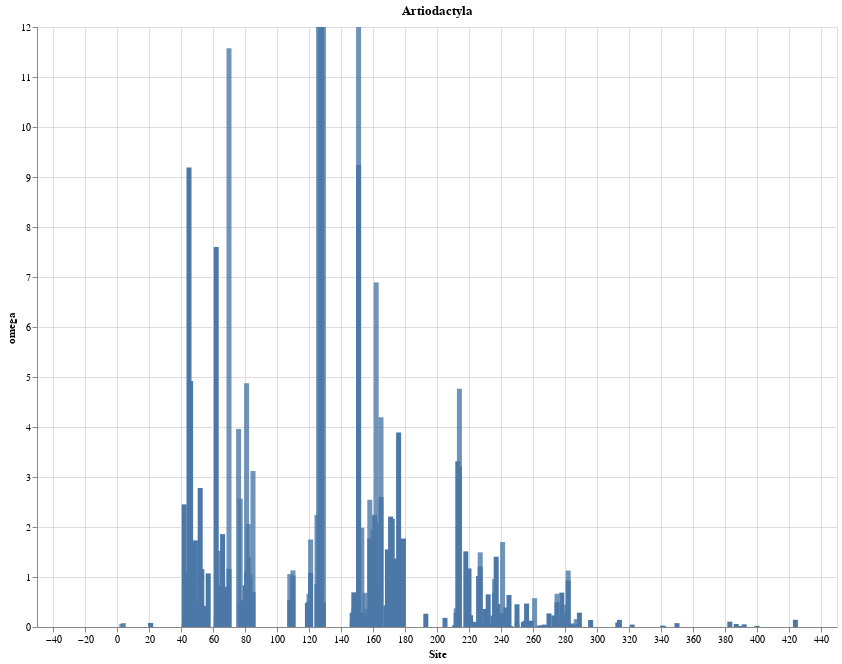

Notebook code cell kept with this figure:
### Code cell
source = df_Test
print("BDNF_Recombinants_RELAX_" + Label + ".png")

# Test set plot
line1 = alt.Chart(source).mark_bar(opacity=0.8).encode(
    x='Site',
    y=alt.Y('omega', scale=alt.Scale(domain=(0, 12), clamp=True))
).properties(
    width=800,
    height=600,
    title=Label)

# Background plot
source = df_Background

line2 = alt.Chart(source).mark_bar().encode(
    x="Site",
    y=alt.Y('omega', scale=alt.Scale(domain=(0, 12), clamp=True))
).properties(
    width=800,
    height=600
)

line1 + line2

### Figure 1 — Vega-Lite specification as saved in the notebook (floating-point values rounded to 4 significant figures; data arrays with more than 128 entries replaced by an {"elided": "..."} marker saying what was removed)
{"config": {"view": {"continuousWidth": 400, "continuousHeight": 300}}, "layer": [{"data": {"name": "data-4c0479c1f158cf2179c7bbdb7ce725a0"}, "mark": {"type": "bar", "opacity": 0.8}, "encoding": {"x": {"type": "quantitative", "field": "Site"}, "y": {"type": "quantitative", "field": "omega", "scale": {"clamp": true, "domain": [0, 12]}}}, "height": 600, "title": "Artiodactyla", "width": 800}, {"data": {"name": "data-efaff41869088b9af3415cdc3c97247b"}, "mark": "bar", "encoding": {"x": {"type": "quantitative", "field": "Site"}, "y": {"type": "quantitative", "field": "omega", "scale": {"clamp": true, "domain": [0, 12]}}}, "height": 600, "width": 800}], "$schema": "https://vega.github.io/schema/vega-lite/v4.8.1.json", "datasets": {"data-4c0479c1f158cf2179c7bbdb7ce725a0": {"elided": "449 records"}, "data-efaff41869088b9af3415cdc3c97247b": {"elided": "449 records"}}}
